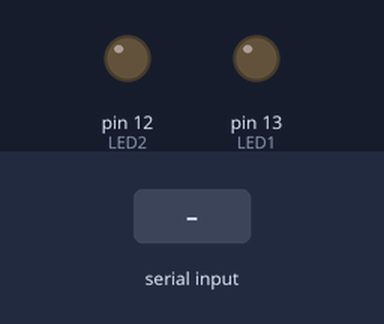
Bench run of a sketch on a simulated Arduino Uno, built with avr-gcc and run on an emulated ATmega328P. Shown: output pins drawn as LEDs (lit = HIGH). The test bench sets the inputs (shaded band).

Above: at 1.2 s.
1.3 s: "LUMOS" received over Serial
At 3.5 s:
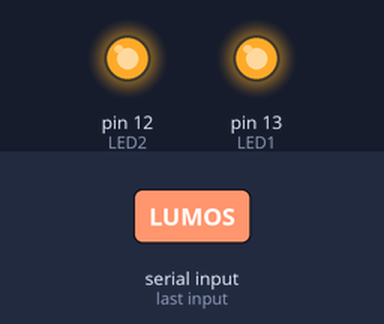
Timing chart, 0 to 5.0 s (numbered marks = the images above; inputs shaded):
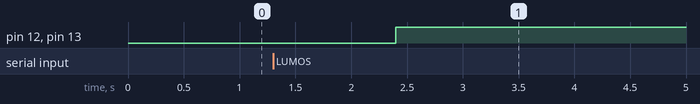

Measured:
- after the input at 1.3 s, pin 12 (LED2), pin 13 (LED1): LOW → HIGH after 1.1 s

The sketch:

Challenge.ino
```cpp
#define LED1 13
#define LED2 12

void setup() {
  pinMode(LED1, OUTPUT);
  pinMode(LED2, OUTPUT);
  Serial.begin(9600);
}

void loop() {
  if (Serial.available() > 0) {
    String WizardOrder = Serial.readString(); // Read the incoming serial data
    WizardOrder.trim(); // Remove any leading/trailing whitespace

    if (WizardOrder.equalsIgnoreCase("LUMOS")) { //Ignore upper/lower case
      digitalWrite(LED1, !digitalRead(LED1));
      digitalWrite(LED2, !digitalRead(LED2));
    }
  }

  delay(100);
}
```
